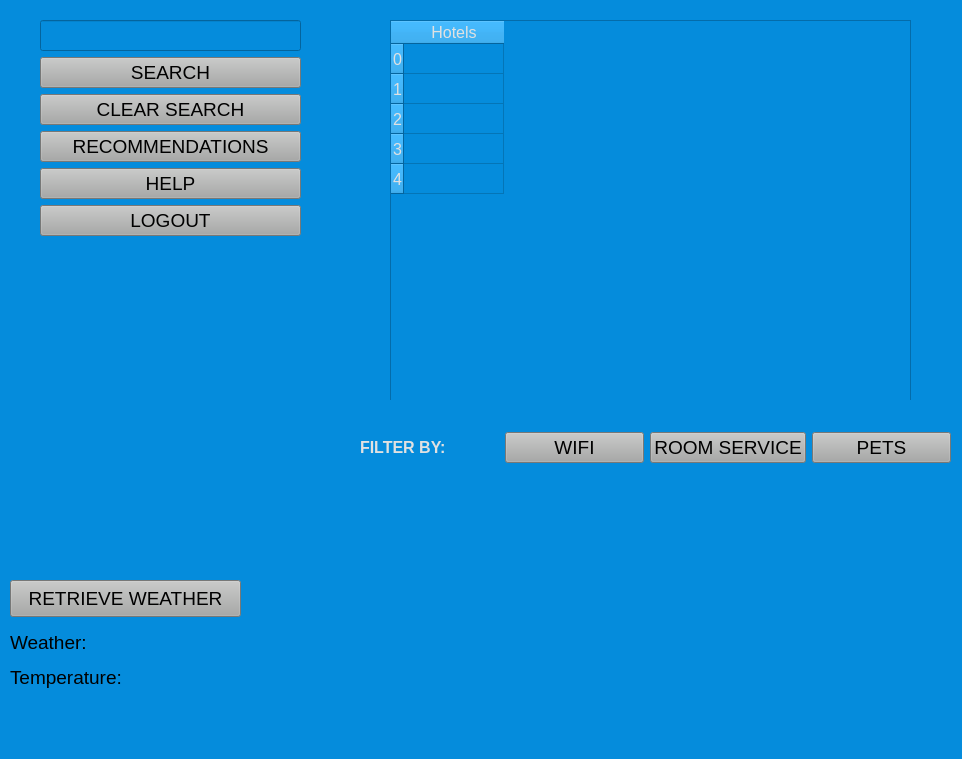
<?xml version="1.0" encoding="UTF-8"?>
<ui version="4.0">
 <class>MainWindow</class>
 <widget class="QMainWindow" name="MainWindow">
  <property name="geometry">
   <rect>
    <x>0</x>
    <y>0</y>
    <width>962</width>
    <height>759</height>
   </rect>
  </property>
  <property name="windowTitle">
   <string>MainWindow</string>
  </property>
  <property name="styleSheet">
   <string notr="true">background-color: rgb(5, 140, 220);</string>
  </property>
  <widget class="QWidget" name="centralwidget">
   <widget class="QWidget" name="verticalLayoutWidget">
    <property name="geometry">
     <rect>
      <x>40</x>
      <y>20</y>
      <width>261</width>
      <height>401</height>
     </rect>
    </property>
    <layout class="QVBoxLayout" name="verticalLayout">
     <item>
      <widget class="QLineEdit" name="searchText">
       <property name="styleSheet">
        <string notr="true">font-size:14pt;color:rgb(225,225,225)</string>
       </property>
      </widget>
     </item>
     <item>
      <widget class="QPushButton" name="searchButton">
       <property name="sizePolicy">
        <sizepolicy hsizetype="Minimum" vsizetype="Fixed">
         <horstretch>0</horstretch>
         <verstretch>0</verstretch>
        </sizepolicy>
       </property>
       <property name="styleSheet">
        <string notr="true">background-color: rgb(167, 168, 167);font-size:14pt</string>
       </property>
       <property name="text">
        <string>SEARCH</string>
       </property>
      </widget>
     </item>
     <item>
      <widget class="QPushButton" name="clearsearchButton">
       <property name="sizePolicy">
        <sizepolicy hsizetype="Minimum" vsizetype="Fixed">
         <horstretch>0</horstretch>
         <verstretch>0</verstretch>
        </sizepolicy>
       </property>
       <property name="styleSheet">
        <string notr="true">background-color: rgb(167, 168, 167);font-size:14pt</string>
       </property>
       <property name="text">
        <string>CLEAR SEARCH</string>
       </property>
      </widget>
     </item>
     <item>
      <widget class="QPushButton" name="recommendationsButton">
       <property name="sizePolicy">
        <sizepolicy hsizetype="Minimum" vsizetype="Fixed">
         <horstretch>0</horstretch>
         <verstretch>0</verstretch>
        </sizepolicy>
       </property>
       <property name="styleSheet">
        <string notr="true">background-color: rgb(167, 168, 167);font-size:14pt</string>
       </property>
       <property name="text">
        <string>RECOMMENDATIONS</string>
       </property>
      </widget>
     </item>
     <item>
      <widget class="QPushButton" name="helpButton">
       <property name="sizePolicy">
        <sizepolicy hsizetype="Minimum" vsizetype="Fixed">
         <horstretch>0</horstretch>
         <verstretch>0</verstretch>
        </sizepolicy>
       </property>
       <property name="styleSheet">
        <string notr="true">background-color: rgb(167, 168, 167);font-size:14pt</string>
       </property>
       <property name="text">
        <string>HELP</string>
       </property>
      </widget>
     </item>
     <item>
      <widget class="QPushButton" name="logoutButton">
       <property name="sizePolicy">
        <sizepolicy hsizetype="Minimum" vsizetype="Fixed">
         <horstretch>0</horstretch>
         <verstretch>0</verstretch>
        </sizepolicy>
       </property>
       <property name="styleSheet">
        <string notr="true">background-color: rgb(167, 168, 167);font-size:14pt</string>
       </property>
       <property name="text">
        <string>LOGOUT</string>
       </property>
      </widget>
     </item>
     <item>
      <widget class="QLabel" name="searchLabel">
       <property name="styleSheet">
        <string notr="true">font-size:12pt; color:rgb(225,225,225) </string>
       </property>
       <property name="text">
        <string>&lt;html&gt;&lt;head/&gt;&lt;body&gt;&lt;p&gt;&lt;span style=&quot; font-size:8pt;&quot;&gt;&lt;br/&gt;&lt;/span&gt;&lt;/p&gt;&lt;/body&gt;&lt;/html&gt;</string>
       </property>
      </widget>
     </item>
    </layout>
   </widget>
   <widget class="QTableWidget" name="tableWidget">
    <property name="geometry">
     <rect>
      <x>390</x>
      <y>20</y>
      <width>521</width>
      <height>381</height>
     </rect>
    </property>
    <property name="styleSheet">
     <string notr="true">font-size:12pt; color:rgb(225,225,225) </string>
    </property>
    <row>
     <property name="text">
      <string>0</string>
     </property>
    </row>
    <row>
     <property name="text">
      <string>1</string>
     </property>
    </row>
    <row>
     <property name="text">
      <string>2</string>
     </property>
    </row>
    <row>
     <property name="text">
      <string>3</string>
     </property>
    </row>
    <row>
     <property name="text">
      <string>4</string>
     </property>
    </row>
    <column>
     <property name="text">
      <string>Hotels</string>
     </property>
    </column>
   </widget>
   <widget class="QWidget" name="horizontalLayoutWidget">
    <property name="geometry">
     <rect>
      <x>360</x>
      <y>400</y>
      <width>591</width>
      <height>95</height>
     </rect>
    </property>
    <layout class="QHBoxLayout" name="horizontalLayout">
     <item>
      <widget class="QLabel" name="label_2">
       <property name="styleSheet">
        <string notr="true">font-size:15pt;color:rgb(225,225,225) </string>
       </property>
       <property name="text">
        <string>&lt;html&gt;&lt;head/&gt;&lt;body&gt;&lt;p&gt;&lt;span style=&quot; font-size:12pt; font-weight:600;&quot;&gt;FILTER BY:&lt;/span&gt;&lt;/p&gt;&lt;/body&gt;&lt;/html&gt;</string>
       </property>
      </widget>
     </item>
     <item>
      <widget class="QPushButton" name="wifiButton">
       <property name="sizePolicy">
        <sizepolicy hsizetype="Minimum" vsizetype="Fixed">
         <horstretch>0</horstretch>
         <verstretch>0</verstretch>
        </sizepolicy>
       </property>
       <property name="styleSheet">
        <string notr="true">background-color: rgb(167, 168, 167);font-size:14pt</string>
       </property>
       <property name="text">
        <string>WIFI</string>
       </property>
      </widget>
     </item>
     <item>
      <widget class="QPushButton" name="roomserviceButton">
       <property name="sizePolicy">
        <sizepolicy hsizetype="Minimum" vsizetype="Fixed">
         <horstretch>0</horstretch>
         <verstretch>0</verstretch>
        </sizepolicy>
       </property>
       <property name="styleSheet">
        <string notr="true">background-color: rgb(167, 168, 167);font-size:14pt</string>
       </property>
       <property name="text">
        <string>ROOM SERVICE</string>
       </property>
      </widget>
     </item>
     <item>
      <widget class="QPushButton" name="petsButton">
       <property name="sizePolicy">
        <sizepolicy hsizetype="Minimum" vsizetype="Fixed">
         <horstretch>0</horstretch>
         <verstretch>0</verstretch>
        </sizepolicy>
       </property>
       <property name="styleSheet">
        <string notr="true">background-color: rgb(167, 168, 167);font-size:14pt</string>
       </property>
       <property name="text">
        <string>PETS</string>
       </property>
      </widget>
     </item>
    </layout>
   </widget>
   <widget class="QLabel" name="weatherText">
    <property name="geometry">
     <rect>
      <x>10</x>
      <y>620</y>
      <width>751</width>
      <height>81</height>
     </rect>
    </property>
    <property name="styleSheet">
     <string notr="true">font-size:14pt;</string>
    </property>
    <property name="text">
     <string>&lt;html&gt;&lt;head/&gt;&lt;body&gt;&lt;p&gt;&lt;span style=&quot; font-size:14pt;&quot;&gt;Weather:&lt;/span&gt;&lt;/p&gt;&lt;p&gt;&lt;span style=&quot; font-size:14pt;&quot;&gt;Temperature:&lt;/span&gt;&lt;/p&gt;&lt;/body&gt;&lt;/html&gt;</string>
    </property>
   </widget>
   <widget class="QPushButton" name="weatherButton">
    <property name="geometry">
     <rect>
      <x>10</x>
      <y>580</y>
      <width>231</width>
      <height>37</height>
     </rect>
    </property>
    <property name="sizePolicy">
     <sizepolicy hsizetype="Minimum" vsizetype="Fixed">
      <horstretch>0</horstretch>
      <verstretch>0</verstretch>
     </sizepolicy>
    </property>
    <property name="styleSheet">
     <string notr="true">background-color: rgb(167, 168, 167);font-size:14pt</string>
    </property>
    <property name="text">
     <string>RETRIEVE WEATHER</string>
    </property>
   </widget>
  </widget>
  <widget class="QMenuBar" name="menubar">
   <property name="geometry">
    <rect>
     <x>0</x>
     <y>0</y>
     <width>962</width>
     <height>26</height>
    </rect>
   </property>
  </widget>
  <widget class="QStatusBar" name="statusbar"/>
 </widget>
 <resources/>
 <connections/>
</ui>
